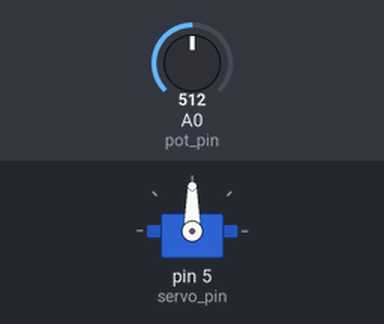
Bench run of a sketch on a simulated Arduino Uno, built with avr-gcc and run on an emulated ATmega328P. Shown: servo. The test bench sets the inputs (shaded band); at power-on: A0 (pot_pin) = 512.

Above: at 1.2 s.
1.3 s: A0 (pot_pin) set to 716
At 2.2 s:
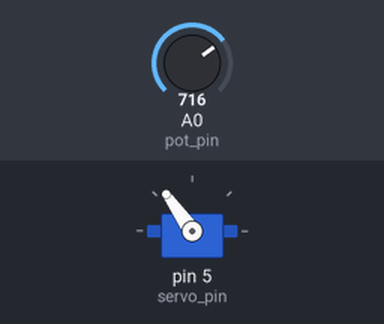
2.8 s: A0 (pot_pin) set to 900
At 3.1 s:
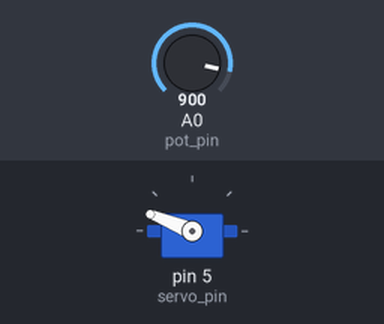
4.3 s: A0 (pot_pin) set to 1023
At 5.5 s:
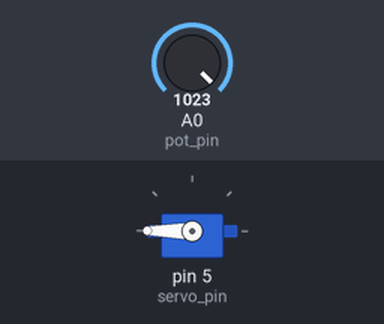
5.8 s: A0 (pot_pin) set to 306
At 6.6 s:
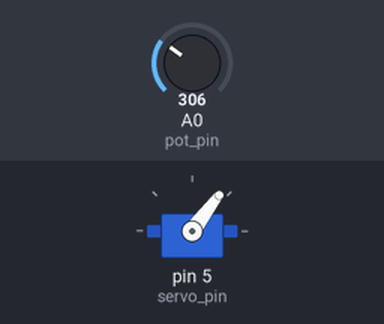
7.3 s: A0 (pot_pin) set to 122
At 8.0 s:
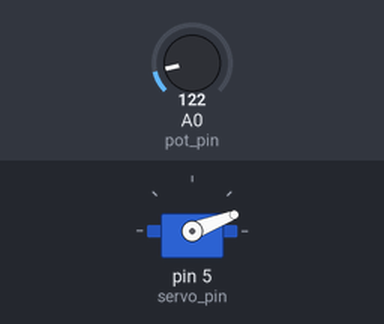
Timing chart, 0 to 9.8 s (numbered marks = the images above; inputs shaded):
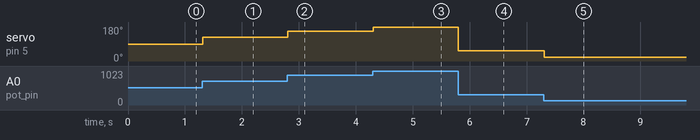

The sketch:

Servo_ve_potansiyometre.ino
```cpp
#include <Servo.h>
#define pot_pin A0
#define servo_pin 5

Servo servo_motor;

int pot_deger;


void setup() {
  servo_motor.attach(servo_pin);

}

void loop() {
  pot_deger = analogRead(pot_pin);
  pot_deger = map(pot_deger,0,1023,0,180);

  servo_motor.write(pot_deger);
  delay(15);

}
```

Measured:
- after the input at 1.3 s, servo on pin 5 (servo_pin): 90° → 125° at once
- after the input at 2.8 s, servo on pin 5 (servo_pin): 125° → 158° at once
- after the input at 4.3 s, servo on pin 5 (servo_pin): 158° → 180° at once
- after the input at 5.8 s, servo on pin 5 (servo_pin): 180° → 53° at once
- after the input at 7.3 s, servo on pin 5 (servo_pin): 53° → 21° at once
